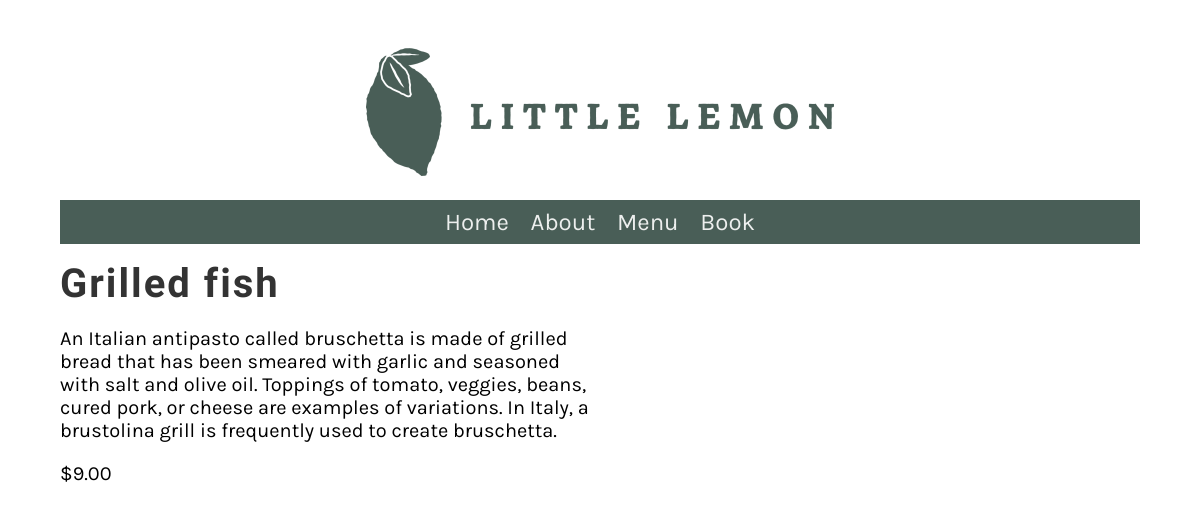
Page /menu_item/2/ on the committed database.
### restaurant/models.py (models this page shows, shortened)
class Menu(models.Model):
  name = models.CharField(max_length=255)
  price = models.IntegerField()
  description = models.CharField(max_length=1000, default='')

### restaurant/views.py (the view)
# urls.py: path('menu_item/<int:pk>/', views.display_menu_item, name="menu_item")
def display_menu_item(request, pk=None):
  if pk:
      menu_item = Menu.objects.get(pk=pk)
  else:
      menu_item = ""
  return render(request, 'menu_item.html', {'menu_item': menu_item})

### restaurant/templates/menu_item.html
{% extends 'base.html' %}
{% block content %}
<div class="row">
  <div class="column">
    <h2>{{ menu_item.name }}</h2>
    <p>{{ menu_item.description }}</p>
    <p>${{ menu_item.price }}.00</p>
  </div>
</div>
{% endblock %}

### restaurant/static/css/style.css (style rules this page uses)
body { font-family: 'Karla', sans-serif; margin-top: 3rem; margin-bottom: 3rem; margin-left: 5%; margin-right: 5%; }
h1, h2, h3, h4, h5, h6 { font-family: 'Markazi Text', serif; letter-spacing: 2px;; }
h2 { font-size: 2.5rem; color: #333333; margin:1rem 0; }
p, ul { font-size: 1.25rem;; }
.row { display: flex; flex-direction: row; width: 100%; padding-bottom: 1rem; }
.column { flex-basis: 50%; margin-bottom: 1rem; padding-bottom: 1rem; }

### rows in the picture
Menu: name "Grilled fish", description "An Italian antipasto called bruschetta is made of grilled bread that has been smeared with garlic and seasoned with salt and olive oil. Toppings of tomato, veggies, beans, cured pork, or cheese are examples of variations. In Italy, a brustolina grill is frequently used to create bruschetta.", price "9"
